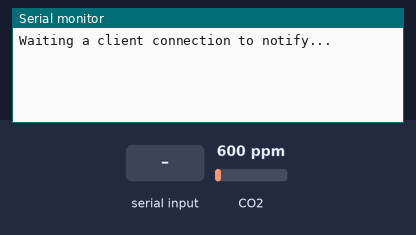
A sketch run on a simulated ESP32. On the bench: the last lines printed to the serial monitor. Inputs (shaded band) come from the test bench; at power-on: CO2 600 ppm. Nothing arrives over Bluetooth unless stated; a phone connects over Bluetooth LE 3 s after start.

Above: at 1.2 s.
1.3 s: "t" received over Serial
At 2.46 s:
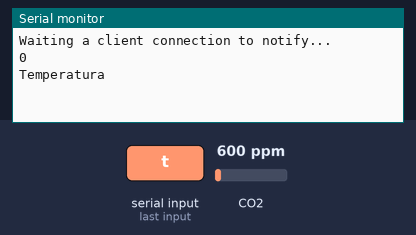
3.8 s: "l" received over Serial
At 15.66 s:
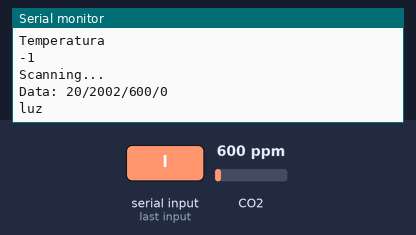
16.4 s: "c" received over Serial
At 28.27 s:
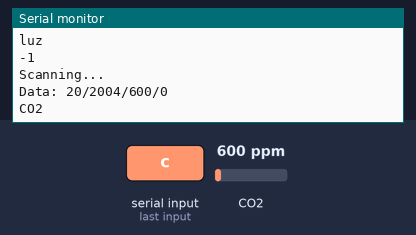
29.2 s: "p" received over Serial
At 40.87 s:
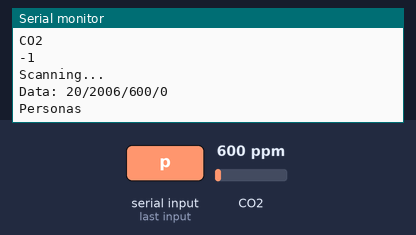
Timing chart, 0 to 42.4 s (numbered marks = the images above; inputs shaded):
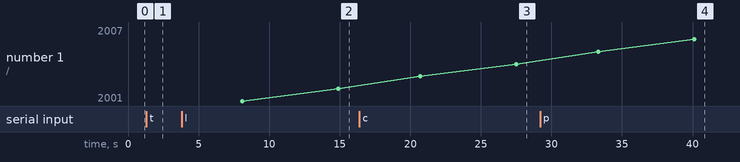

Measured:
- after the input at 1.3 s, the serial monitor: prints a new line after 1.0 s (image 1)
- after the input at 3.8 s, the serial monitor: prints a new line after 6.1 s (image 2)
- after the input at 16.4 s, the serial monitor: prints a new line after 6.1 s (image 3)
- after the input at 29.2 s, the serial monitor: prints a new line after 5.9 s (image 4)

The sketch:

main.ino
```cpp
#include <BLEDevice.h>
#include <BLEUtils.h>
#include <BLEAdvertisedDevice.h>
#include <BLEScan.h>
#include <Wire.h>
#include <SparkFun_SCD30_Arduino_Library.h>
#include <BLEServer.h>
#include <BLE2902.h>

//Due to problems with libraries, all the code must be here. I don't really like it, but xD. For that reason, all the .c file must disappear.


//This pins are denifed as GPIO not like phisic number.
#define pinT 32
#define pinL 33
#define pinRX 16
#define pinTX 17
#define SERVICE_UUID "4fafc201-1fb5-459e-8fcc-c5c9c331914b"
#define CHARACTERISTIC_UUID "beb5483e-36e1-4688-b7f5-ea07361b26a8"


int temperature = 30;
int lux = 2000;
uint16_t CO2value = 0xffff;
int personas = 0;
bool deviceConnected = false;
bool oldDeviceConnected = false;
uint32_t value = 0;
int scanTime = 5;
String option = " ";
bool i2c = true;


BLEScan* pBLEScan;
BLEServer* pServer = NULL;
BLECharacteristic* pCharacteristic = NULL;

SCD30 CO2sensor;

//Scanner

class MyAdvertisedDeviceCallbacks: public BLEAdvertisedDeviceCallbacks {
    void onResult(BLEAdvertisedDevice advertisedDevice) {
      Serial.printf("Advertised Device: %s \n", advertisedDevice.toString().c_str());
    }
};

//Server

class MyServerCallbacks: public BLEServerCallbacks {
    void onConnect(BLEServer* pServer) {
      //BLEDevice::getPeerDevices();
      deviceConnected = true;
      Serial.println("Device Connected");
    };

    void onDisconnect(BLEServer* pServer) {
      deviceConnected = false;
      Serial.println("Device Disconnected");
    }
};

//Temperature sensor control function

int getTemperature(){

  int valorSensor = 0;
  int voltajeSal = 0;

  //valorSensor = analogRead (pinT);      //pinT dependera del pin en el que se encuentre el sensor. analogRead funcion de la libreria de arduino.
  voltajeSal = (valorSensor * 5000)/ 1024;  // 5000 no comprendo de donde sale. 1024 es el correspondiente en arduino de 5v.
  temperature = 20;//voltajeSal / 10;        //en el caso del sensor LM35 son 10mV para convertirlo en ºC.

  return temperature;
}

//Fotoresistor control function

int getLux (){

 // int lux = 0;

 // lux = analogRead (pinL);      //In the case of this sensor, we don't need to use any formula. It's enough reading data of the pin.
  lux ++;
  return lux;
}

//CO2 sensor function

uint16_t getCO2(){

 // uint16_t CO2value = 0x0000;   //son un total de 16 bits

  if (i2c){
      if (CO2sensor.dataAvailable())
          CO2value = CO2sensor.getCO2();
  }

  return CO2value;
}

//Bluetooth scan

int getCount(){

  int cont = 0;

  //init ble scan
    Serial.println("Scanning...");

  //In this part we are going to put everything related with bluetooth scan using ble.
  //Should confirm if We can do the scan usig classic bluetooth.

  //count = devices.found();    //devices.found is a function of the library related to ble.

  //Scan part

  BLEScanResults foundDevices = pBLEScan->start(scanTime, false);
  cont = foundDevices.getCount();
  pBLEScan->clearResults();
  return cont;
}

//Bluetooth sever to send data

void sendDataBLE(){

  String data;

  if (deviceConnected) {
        data = getTemperature();
        data = data + "/" + getLux();
        data = data + "/" + getCO2();
        data = data + "/" + getCount();
        Serial.println("Data: " + data);
        pCharacteristic->setValue(data.c_str());
        pCharacteristic->notify();
        delay(600); // bluetooth stack will go into congestion, if too many packets are sent, in 6 hours test i was able to go as low as 3ms
    }

    // disconnecting
    if (!deviceConnected && oldDeviceConnected) {
        delay(500); // give the bluetooth stack the chance to get things ready
        pServer->startAdvertising(); // restart advertising
        Serial.println("start advertising");
        oldDeviceConnected = deviceConnected;
    }

    // connecting
    if (deviceConnected && !oldDeviceConnected) {
        // do stuff here on connecting
        oldDeviceConnected = deviceConnected;
    }
}

void setup (){

  //parametros necesarios para inicializar esp32
  Serial.begin(115200);
  Serial2.begin(115200, SERIAL_8N1, pinRX, pinTX);

  Wire.begin();

  if (CO2sensor.begin(Wire) == false){
    Serial.println("CO2 Sensor not connected");
    i2c = false;
  }


  // Create the BLE Device
  BLEDevice::init("ESP32");
  // Create the BLE Server
  pServer = BLEDevice::createServer();
  pServer->setCallbacks(new MyServerCallbacks());
  // Create the BLE Service
  BLEService *pService = pServer->createService(SERVICE_UUID);
  // Create a BLE Characteristic
  pCharacteristic = pService->createCharacteristic(
                      CHARACTERISTIC_UUID,
                      BLECharacteristic::PROPERTY_READ   |
                      BLECharacteristic::PROPERTY_WRITE  |
                      BLECharacteristic::PROPERTY_NOTIFY |
                      BLECharacteristic::PROPERTY_INDICATE
                    );
  // https://www.bluetooth.com/specifications/gatt/viewer?attributeXmlFile=org.bluetooth.descriptor.gatt.client_characteristic_configuration.xml
  // Create a BLE Descriptor
  pCharacteristic->addDescriptor(new BLE2902());

  pBLEScan = BLEDevice::getScan(); //create new scan
  pBLEScan->setAdvertisedDeviceCallbacks(new MyAdvertisedDeviceCallbacks());
  pBLEScan->setActiveScan(true); //active scan uses more power, but get results faster
  pBLEScan->setInterval(100);
  pBLEScan->setWindow(99);

  // Start the service
  pService->start();
  // Start advertising
  BLEAdvertising *pAdvertising = BLEDevice::getAdvertising();
  pAdvertising->addServiceUUID(SERVICE_UUID);
  pAdvertising->setScanResponse(false);
  pAdvertising->setMinPreferred(0x0);  // set value to 0x00 to not advertise this parameter
  BLEDevice::startAdvertising();
  Serial.println("Waiting a client connection to notify...");

}

void loop (void){

    String data;
    int val = 0;
    if (Serial.available() > 0){
      option = Serial.readString();
      Serial.flush();
      Serial.println(option.indexOf("t"));
      //Serial.println("Option: " + option);
    }

    sendDataBLE();

    if (option.indexOf("t") >= 0 || option.indexOf("T") >= 0){
    	//Serial2.write(getTemperature());
    	Serial.println("Temperatura");
    	val ++;
      delay (200);
    }

    if (option.indexOf("l") >= 0 || option.indexOf("L") >= 0){
    	//Serial2.write(getLux());
    	Serial.println("luz");
    	val ++;
     delay (200);
    }

    if (option.indexOf("c") >= 0 || option.indexOf("C") >= 0){
    	//Serial2.write(getCO2());
    	Serial.println("CO2");
    	val ++;
     delay (200);
    }

    if (option.indexOf("p") >= 0 || option.indexOf("P") >= 0){
    	//Serial2.write(getCount());
    	Serial.println("Personas");
    	val ++;
     delay (200);
    }

    if ((option.indexOf("a") >= 0 || option.indexOf("A") >= 0) && val == 0){
    	data = getTemperature();
      data = data + "/" + getLux();
      data = data + "/" + getCO2();
      data = data + "/" + getCount();
      Serial.println("Data: " + data);
		//Serial2.write(prueba.c_str());
    delay (200);
    }


   	//delay(400);
}
```
